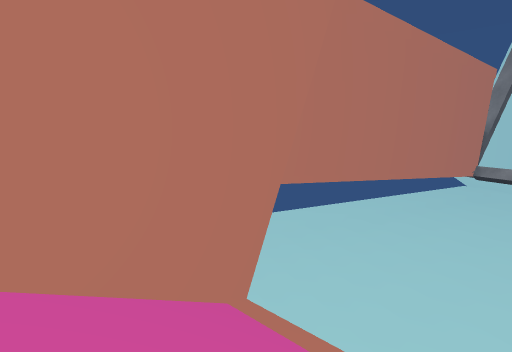
view 1 (above)

16 first-person views from a walk through a scene from a Unity 3-D project. The camera is 1.5 m above the floor, tilts 4° down and sees 75° across. The floor is counted in squares, 1 m on a side. Each view is taken from the middle of a square. On the plan, view 1 faces up. The plan holds only what a view shows up to about 15 squares ahead; the rest is blank. The place goes on beyond the plan.

view 2
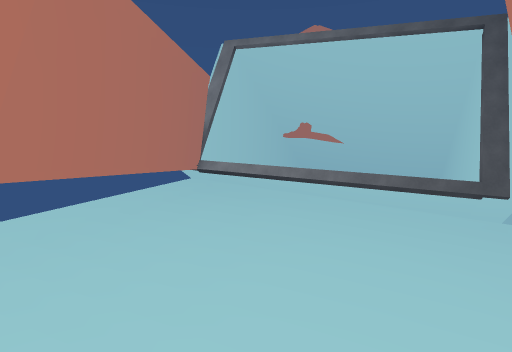

view 3
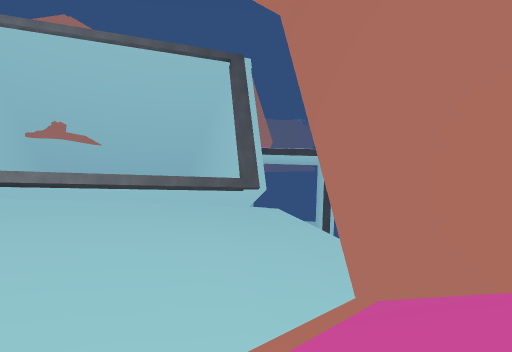

view 4
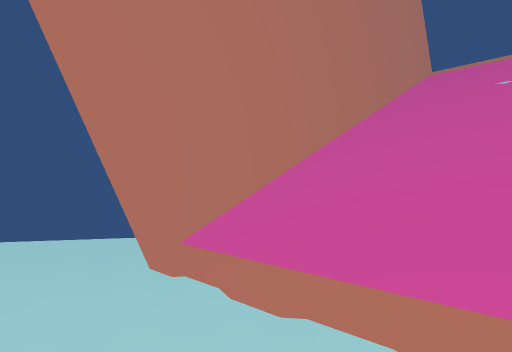

view 5
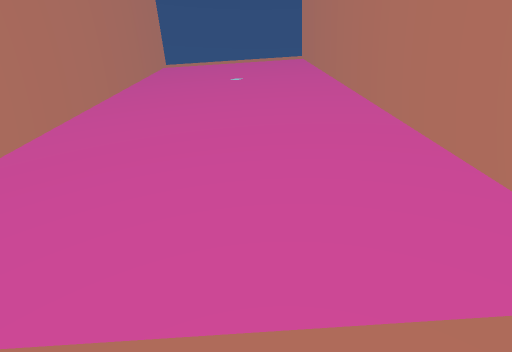

view 6
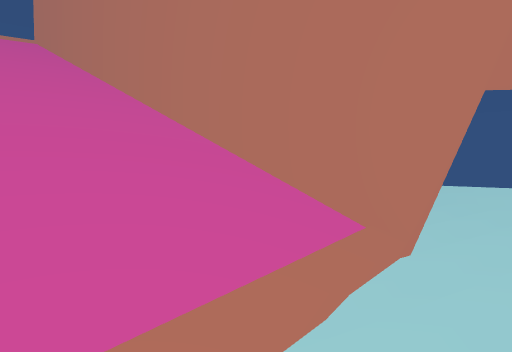

view 7
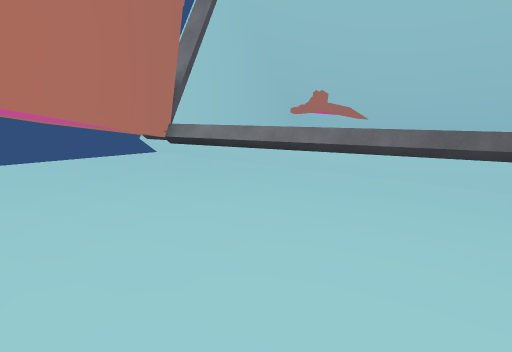

view 8
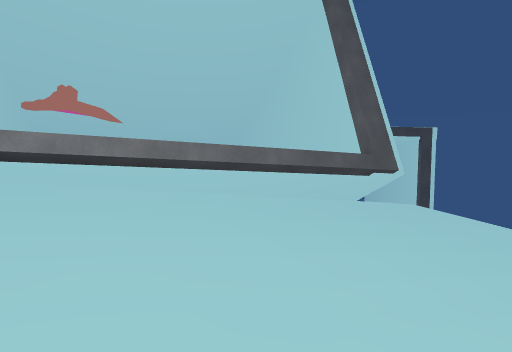

view 9
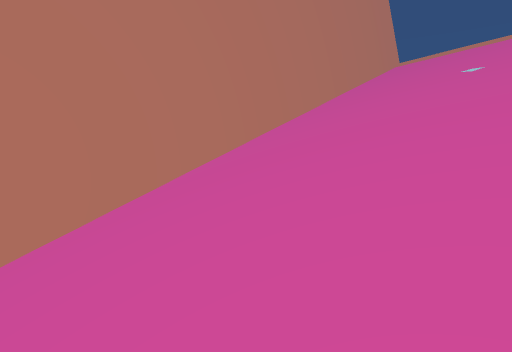

view 10
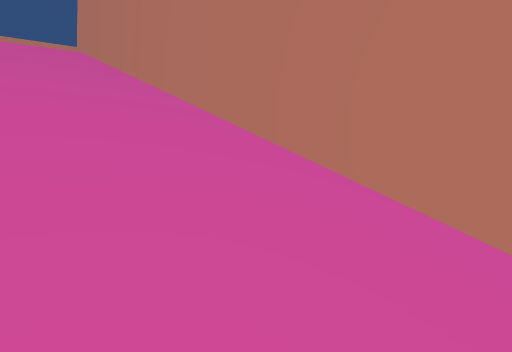

view 11
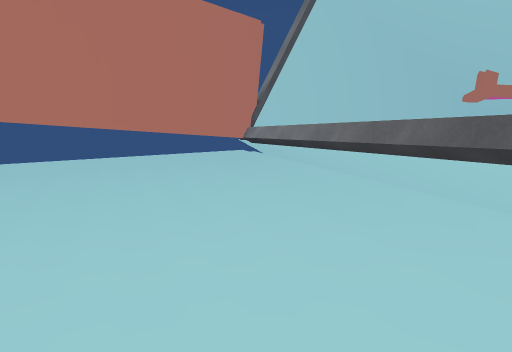

view 12
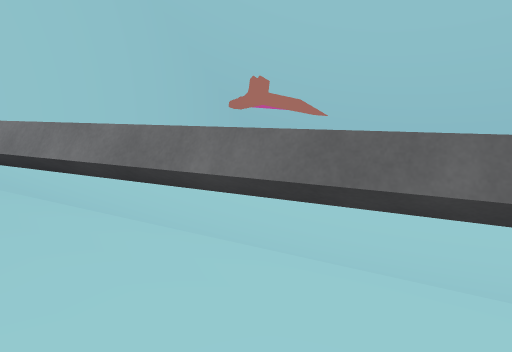

view 13
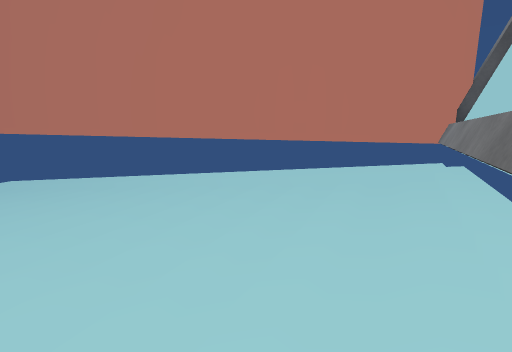

view 14
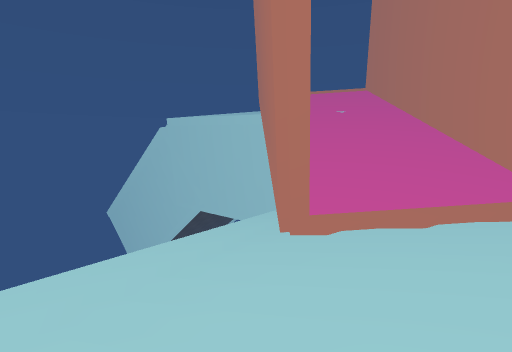

view 15
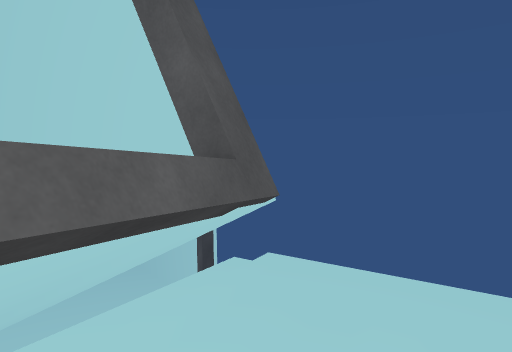

view 16
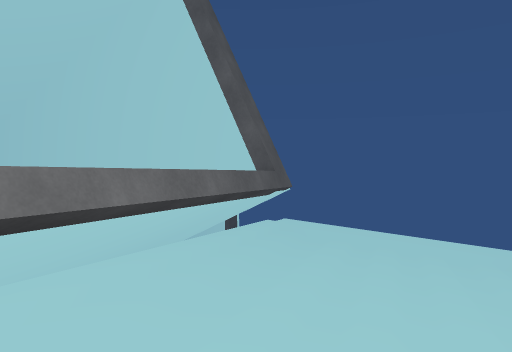

### Floor plan
Key: @ floor where view 1 was taken; # wall or solid block; x gap in a wall; . main floor; : floor 0.25 m higher than the main floor; - floor 0.25 m lower than the main floor; + floor 0.5 m higher than the main floor; _ floor 0.5 m lower than the main floor; * floor 0.75 m higher than the main floor; % floor 1 m higher than the main floor; / step, stairs or slope; = window, fence, low wall or low ledge; ^ raised ledge.
Columns run from 11 left of view 1 to 17 right of it. Each row starts with its distance up from view 1.
 16                      ####^^
 15                     ###^
 14                    ##^
 13                  ###%^
 12              #  ##//%#^
 11              #### //%/^
 10            #++##**///*^^
  9             ///////++*/^
  8             ///::///+/+^
  7            #//:://////:#^
  6           ##//////.//::/^
  5          ##://../..////.^   #
  4         ##///////////...#####
  3        ##///////--//.///.##
  2       ##////////-.//////..
  1      ##/////////##/_//..
  0     ##/////@///## /-.
 -1     #/////////##=_-
 -2    ##////////##
 -3   ##////////##
 -4  ##////////##
 -5 ##////////##
 -6 x/////////#
 -7  ////////##
 -8   //////##
 -9    ////##
-10     //##
-11      x

Where each view was taken, in squares from view 1:
view 1: 0 up, 0 right, facing up
view 2: 1 up, 0 right, facing up-right
view 3: 3 up, 2 left, facing right
view 4: 7 up, 3 right, facing down
view 5: 5 up, 3 right, facing down-left
view 6: 4 up, 4 right, facing left
view 7: 5 up, 4 right, facing up-right
view 8: 7 up, 4 right, facing right
view 9: 4 up, 0 right, facing down
view 10: 0 up, 0 right, facing left
view 11: 1 up, 10 right, facing up
view 12: 6 up, 10 right, facing up-right
view 13: 6 up, 12 right, facing up-left
view 14: 6 up, 12 right, facing down-left
view 15: 6 up, 11 right, facing down-right
view 16: 10 up, 8 right, facing down-right
